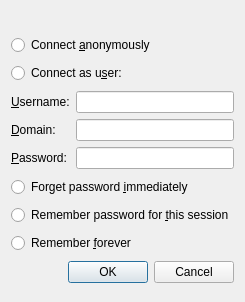
<?xml version="1.0" encoding="UTF-8"?>
<ui version="4.0">
 <class>MountOperationPasswordDialog</class>
 <widget class="QDialog" name="MountOperationPasswordDialog">
  <property name="geometry">
   <rect>
    <x>0</x>
    <y>0</y>
    <width>244</width>
    <height>302</height>
   </rect>
  </property>
  <property name="sizePolicy">
   <sizepolicy hsizetype="Preferred" vsizetype="Preferred">
    <horstretch>0</horstretch>
    <verstretch>0</verstretch>
   </sizepolicy>
  </property>
  <property name="windowTitle">
   <string>Mount</string>
  </property>
  <property name="windowIcon">
   <iconset theme="dialog-password"/>
  </property>
  <property name="sizeGripEnabled">
   <bool>false</bool>
  </property>
  <property name="modal">
   <bool>false</bool>
  </property>
  <layout class="QVBoxLayout" name="verticalLayout">
   <item>
    <widget class="QLabel" name="message">
     <property name="sizePolicy">
      <sizepolicy hsizetype="Preferred" vsizetype="Fixed">
       <horstretch>0</horstretch>
       <verstretch>0</verstretch>
      </sizepolicy>
     </property>
     <property name="text">
      <string/>
     </property>
    </widget>
   </item>
   <item>
    <widget class="QRadioButton" name="Anonymous">
     <property name="text">
      <string>Connect &amp;anonymously</string>
     </property>
     <attribute name="buttonGroup">
      <string notr="true">usernameGroup</string>
     </attribute>
    </widget>
   </item>
   <item>
    <widget class="QRadioButton" name="asUser">
     <property name="text">
      <string>Connect as u&amp;ser:</string>
     </property>
     <attribute name="buttonGroup">
      <string notr="true">usernameGroup</string>
     </attribute>
    </widget>
   </item>
   <item>
    <layout class="QGridLayout" name="gridLayout">
     <item row="0" column="1">
      <widget class="QLineEdit" name="username"/>
     </item>
     <item row="0" column="0">
      <widget class="QLabel" name="label">
       <property name="sizePolicy">
        <sizepolicy hsizetype="Fixed" vsizetype="Fixed">
         <horstretch>0</horstretch>
         <verstretch>0</verstretch>
        </sizepolicy>
       </property>
       <property name="text">
        <string>&amp;Username:</string>
       </property>
       <property name="buddy">
        <cstring>username</cstring>
       </property>
      </widget>
     </item>
     <item row="3" column="1">
      <widget class="QLineEdit" name="password">
       <property name="echoMode">
        <enum>QLineEdit::Password</enum>
       </property>
      </widget>
     </item>
     <item row="3" column="0">
      <widget class="QLabel" name="label_2">
       <property name="sizePolicy">
        <sizepolicy hsizetype="Fixed" vsizetype="Fixed">
         <horstretch>0</horstretch>
         <verstretch>0</verstretch>
        </sizepolicy>
       </property>
       <property name="text">
        <string>&amp;Password:</string>
       </property>
       <property name="buddy">
        <cstring>password</cstring>
       </property>
      </widget>
     </item>
     <item row="2" column="0">
      <widget class="QLabel" name="domainLabel">
       <property name="text">
        <string>&amp;Domain:</string>
       </property>
       <property name="buddy">
        <cstring>domain</cstring>
       </property>
      </widget>
     </item>
     <item row="2" column="1">
      <widget class="QLineEdit" name="domain"/>
     </item>
    </layout>
   </item>
   <item>
    <widget class="QRadioButton" name="forgetPassword">
     <property name="text">
      <string>Forget password &amp;immediately</string>
     </property>
     <attribute name="buttonGroup">
      <string notr="true">passwordGroup</string>
     </attribute>
    </widget>
   </item>
   <item>
    <widget class="QRadioButton" name="sessionPassword">
     <property name="toolTip">
      <string>Session length is determined by password manager</string>
     </property>
     <property name="text">
      <string>Remember password for &amp;this session</string>
     </property>
     <attribute name="buttonGroup">
      <string notr="true">passwordGroup</string>
     </attribute>
    </widget>
   </item>
   <item>
    <widget class="QRadioButton" name="storePassword">
     <property name="text">
      <string>Remember &amp;forever</string>
     </property>
     <attribute name="buttonGroup">
      <string notr="true">passwordGroup</string>
     </attribute>
    </widget>
   </item>
   <item>
    <widget class="QDialogButtonBox" name="buttonBox">
     <property name="orientation">
      <enum>Qt::Horizontal</enum>
     </property>
     <property name="standardButtons">
      <set>QDialogButtonBox::Cancel|QDialogButtonBox::Ok</set>
     </property>
    </widget>
   </item>
  </layout>
 </widget>
 <tabstops>
  <tabstop>Anonymous</tabstop>
  <tabstop>asUser</tabstop>
  <tabstop>username</tabstop>
  <tabstop>domain</tabstop>
  <tabstop>password</tabstop>
  <tabstop>forgetPassword</tabstop>
  <tabstop>sessionPassword</tabstop>
  <tabstop>storePassword</tabstop>
 </tabstops>
 <resources/>
 <connections>
  <connection>
   <sender>buttonBox</sender>
   <signal>accepted()</signal>
   <receiver>MountOperationPasswordDialog</receiver>
   <slot>accept()</slot>
   <hints>
    <hint type="sourcelabel">
     <x>248</x>
     <y>254</y>
    </hint>
    <hint type="destinationlabel">
     <x>157</x>
     <y>274</y>
    </hint>
   </hints>
  </connection>
  <connection>
   <sender>buttonBox</sender>
   <signal>rejected()</signal>
   <receiver>MountOperationPasswordDialog</receiver>
   <slot>reject()</slot>
   <hints>
    <hint type="sourcelabel">
     <x>316</x>
     <y>260</y>
    </hint>
    <hint type="destinationlabel">
     <x>286</x>
     <y>274</y>
    </hint>
   </hints>
  </connection>
 </connections>
 <buttongroups>
  <buttongroup name="usernameGroup"/>
  <buttongroup name="passwordGroup"/>
 </buttongroups>
</ui>
